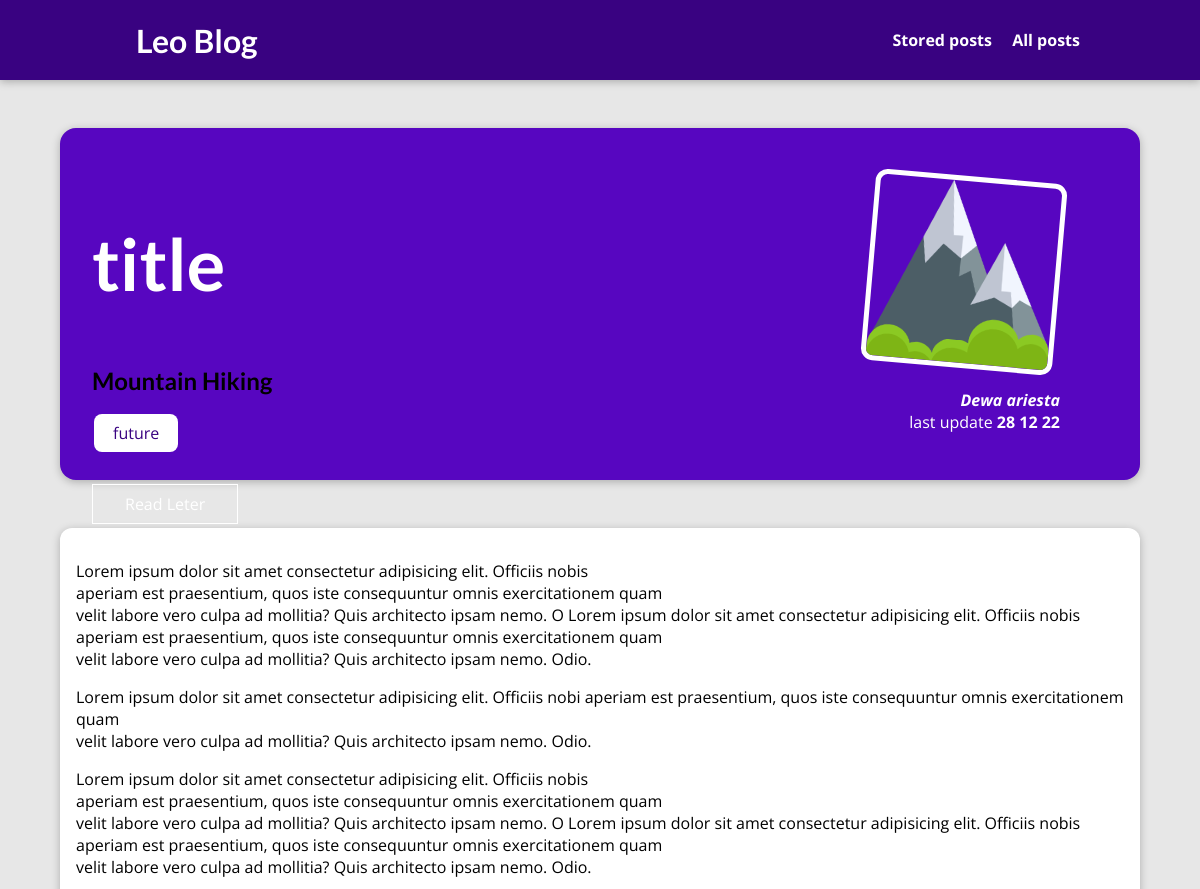
Page /posts/hike-in-the-mountains (upper part) on the earlier database version.
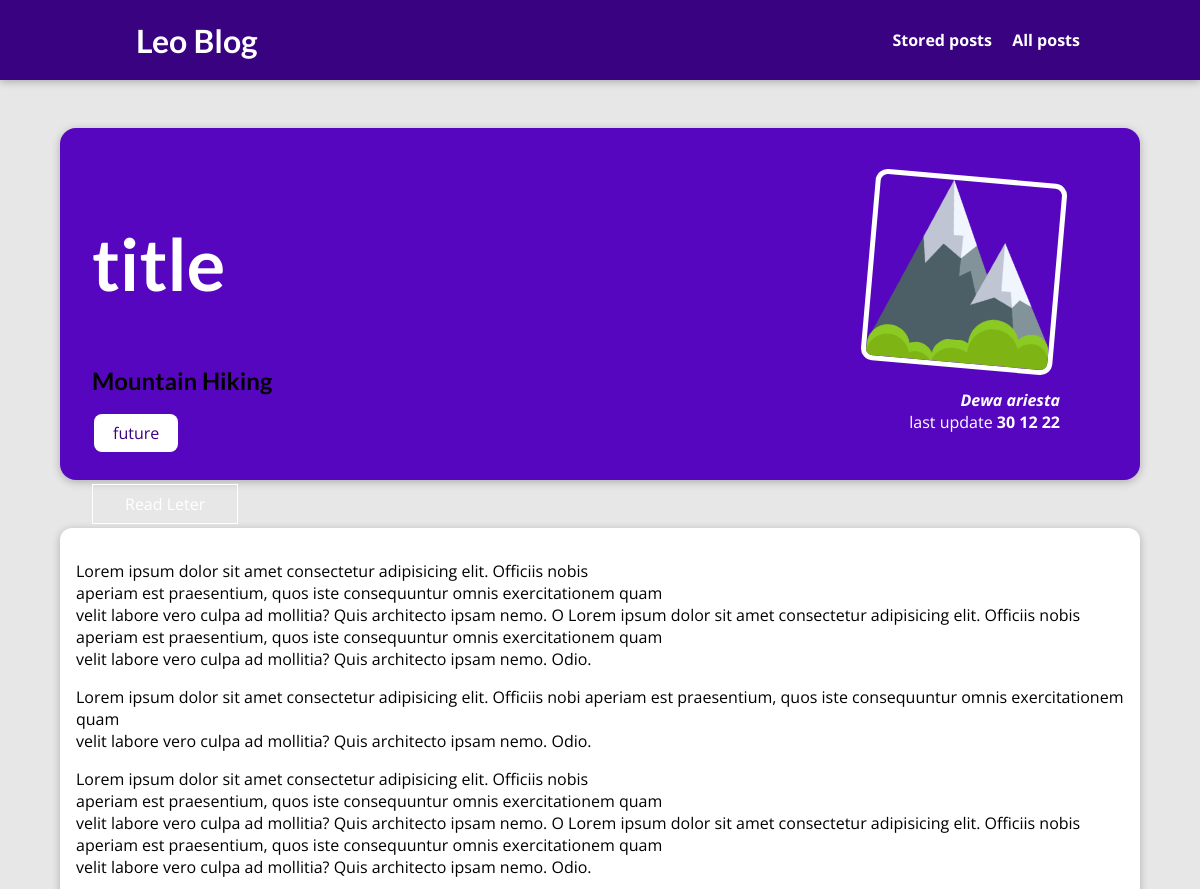
Same page on the later database version.
### blogApp/models.py (models this page shows, shortened)
class Post(models.Model):
    title=models.CharField(max_length=150)
    excerpt=models.CharField(max_length=200)
    image_name=models.ImageField(upload_to='posts',null=True)
    date=models.DateField(auto_now=True)
    slug=models.SlugField(unique=True,db_index=True)
    content=models.TextField(validators=[MinLengthValidator(10)])
    author=models.ForeignKey(Author,on_delete=models.SET_NULL,null=True,related_name="posts")
    tags=models.ManyToManyField(Tag)

class Author(models.Model):
    first_name=models.CharField(max_length=100)
    last_name=models.CharField(max_length=100)
    email_address=models.EmailField()
    def full_name(self):
        return f"{self.first_name} {self.last_name}"
    def __str__(self):
        return self.full_name()

### blogApp/views.py (the view, shortened to what this page needs)
# urls.py: path("posts/<slug>", SingelPostView.as_view(),name='post_detail_pages'),
class SingelPostView(View):
    def is_save_post(self,request,post_id):
        stored_posts=request.session.get('stored_posts')
        if stored_posts is not None:
            is_save_for_later=post_id in stored_posts
        else:
            is_save_for_later=False
        return is_save_for_later
    def get(self,request,slug):
        post=Post.objects.get(slug=slug)
        context={
            'post':post,
            'post_tags':post.tags.all(),
            'Comment_Form':CommentForm(),
            'Comment':post.comment.all().order_by('-id'),
            'is_save_for_later':self.is_save_post(request,post.id)
        }
        return render(request,'blogApp/post_detail.html',context)

### blogApp/templates/blogApp/post_detail.html (shortened to what this page needs)
{% extends "base.html"%}
{% load static %}
{% block css_files %}
<link rel="stylesheet" href="{% static 'blogApp/post_detail.css' %}" />
{% endblock %}
{% block content %}
<section id="summary">
  <h2>title</h2>
  <h1>{{post.title}}</h1>
  <div class="tag">
    {% for tag in post_tags%}
    <span>{{tag.caption}}</span>
    {% endfor %}
  </div>
  <div id="read_later">
    <form action="{% url 'read_later' %}" method="post">
      <button>
        {% if is_save_for_later %} Remove from "read later" list {% else %} Read
        Leter {% endif %}
      </button>
    </form>
  </div>
  <article>
    <img src="{{post.image_name.url}}" alt="{{post.image_name }}" />
    <address>
      <a href="mileto:{{post.author.email_address}}">{{post.author}}</a>
    </address>
    <div>last update <time> {{post.date|date:'d m y'}} </time></div>
  </article>
</section>
<main>
  <p>{{post.content|linebreaks}}</p>
  <p>{{post.content|linebreaks}}</p>
</main>
{% endblock %}

Differences in the rows shown:
changed Post "Mountain Hiking": date "28 12 22" → "30 12 22"
